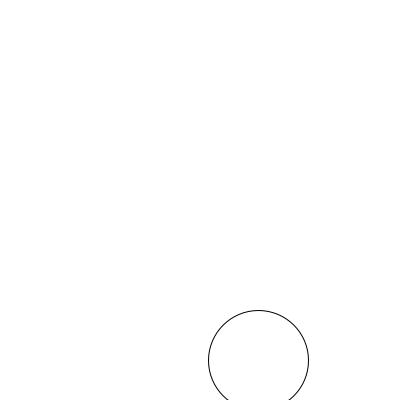
Frame 1 (no input)
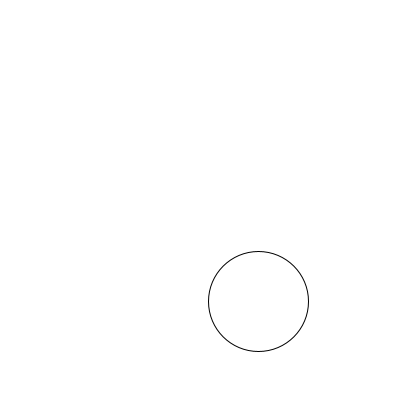
Frame 60 (the mouse pressed at the canvas centre just before this capture)
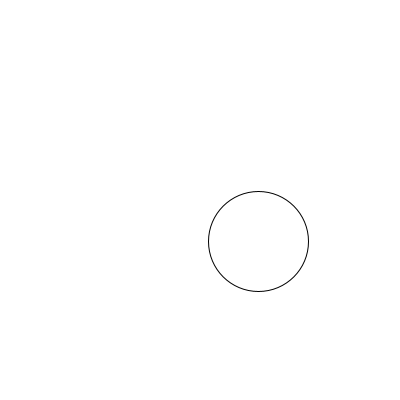
Frame 120 (the mouse held since frame 60 and released just before this capture)

The Processing sketch that drew these frames (run headless with seeded random() and noise(); from frame 60 on, the mouse is pressed at the canvas centre):

// Processing sketch: objects_demo2
// ── objects_demo2.pde
Bubble b1;

void setup() {
  size(400, 400);
  b1 = new Bubble();
}

void draw() {
  background (255);

  b1.display();
  b1.move();
}



// ── Bubble.pde
class Bubble {
  float x;
  float y;
  
  // Constructor
  // The object's "setup"
  Bubble() {
    x = random(width);
    y = 360;
  }

  void display() {
    noFill();
    stroke(0);
    ellipse(x, y, 100, 100);
  }

  void move() {
    y = y - 1;
  }
}
